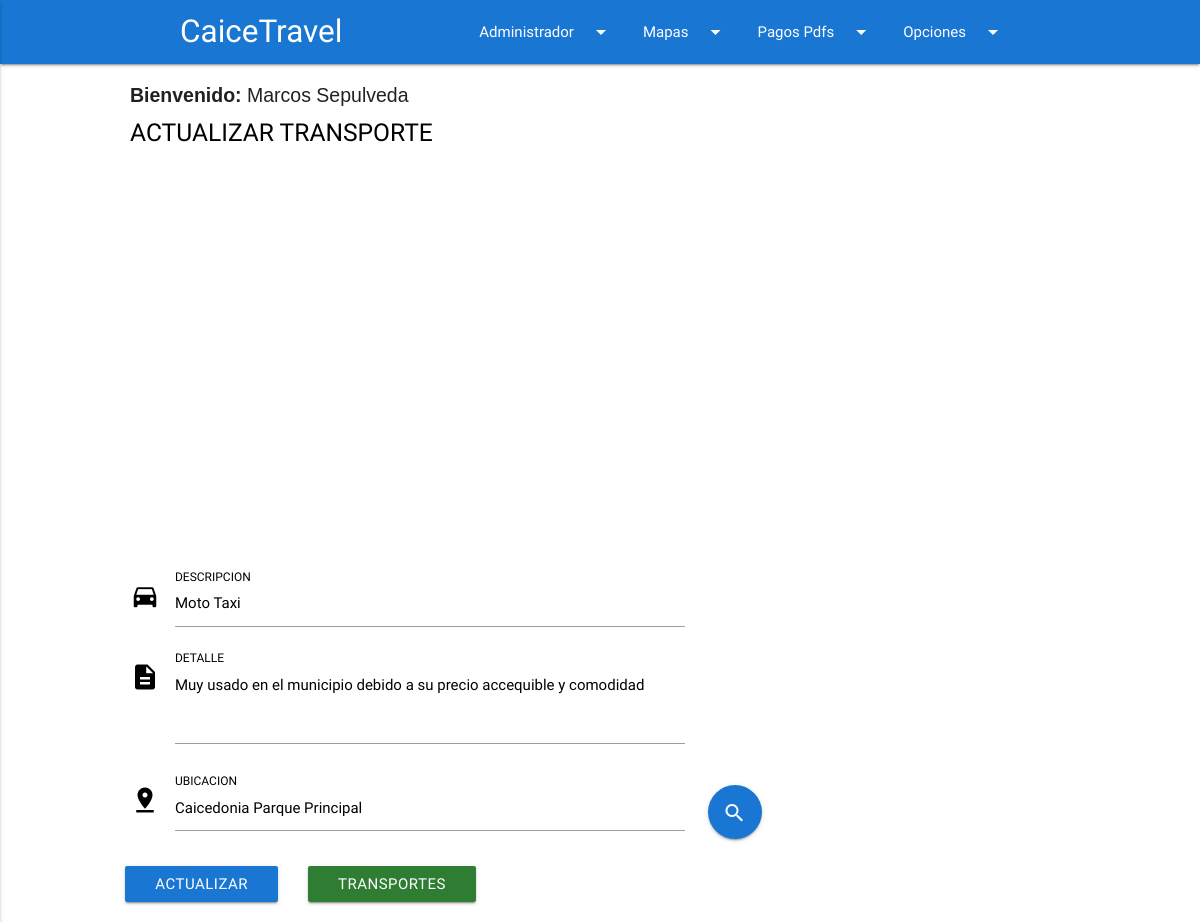
The page /actualizarTransporte.php?codigoS=02&tipoS=Transporte (signed in) on the database its author committed.
### tables this page shows
CREATE TABLE IF NOT EXISTS `usuarios` (
  `idUsuarios` int(11) NOT NULL AUTO_INCREMENT,
  `nombre` varchar(45) NOT NULL,
  `email` varchar(45) NOT NULL,
  `estado` int(5) NOT NULL,
  `password` varchar(255) NOT NULL,
  `joining_date` timestamp NOT NULL DEFAULT CURRENT_TIMESTAMP,
  PRIMARY KEY (`idUsuarios`)
);

CREATE TABLE IF NOT EXISTS `transporte` (
  `codigo` varchar(4) NOT NULL,
  `descripcion` varchar(30) NOT NULL,
  `detalle` varchar(300) NOT NULL,
  `ubicacion` varchar(45) NOT NULL,
  `imagen` longblob NOT NULL,
  `latitud` double NOT NULL,
  `longitud` double NOT NULL,
  `tipo` varchar(30) NOT NULL,
  PRIMARY KEY (`codigo`)
);

### class.administrador.php (called while the page is built, shortened)
 <?php
class Administrador
{
	private $conn;
	public function __construct()
	{
		$basededatos = new Conexion();
		$bd = $basededatos->conexionBD();
		$this->conn = $bd;
	}
	public function runQuery($sql)
	{
		$stmt = $this->conn->prepare($sql);
		return $stmt;
	}
}
?>

### actualizarTransporte.php (the view, shortened to what this page needs)
<?php
require_once('class.administrador.php');
$administrador = new Administrador();
$codigo=$_GET['codigoS'];
$sql="select * from transporte where codigo='$codigo'";
$stmt = $administrador->runQuery($sql);
$stmt->execute();
$fila=$stmt->fetch(PDO::FETCH_ASSOC);
$user_id = $_SESSION['user_session'];
$stmt = $administrador->runQuery("SELECT * FROM usuarios WHERE idUsuarios=:user_id");
$stmt->execute(array(":user_id"=>$user_id));
$userRow=$stmt->fetch(PDO::FETCH_ASSOC);
?>
<!DOCTYPE html>
<html lang="es">
<head>
  	<link type="text/css" rel="stylesheet" href="css/materialize.min.css"  media="screen,projection"/>
</head>
<body onload="mapa.initMap()">
<div class="row">
	<?php
		require_once('NavBarAdmin.php');
	?>
	<form class="col s12 m12 l12" name="enviar" method="POST" enctype="multipart/form-data">
		<div class="col">
			<div style="margin-top: 0rem;" class="input-field col s12 m8 l6 offset-l1 offset-m1">
				<p class="titulo"><b>Bienvenido: </b><?php echo $userRow['nombre']; ?></p>
				<article>
					<h5 class="color">ACTUALIZAR TRANSPORTE</h5>
				</article>
			</div>
			<div id="mapa" style="height:410px; margin-top: 0rem;" class="input-field col s12 m8 l10 offset-l1 offset-m1"></div>
		    <div class="input-field col s12 m8 l6 offset-l1 offset-m1">
				<i class="material-icons prefix">directions_car</i>
				<input maxLength="30" type="text" pattern="-?[A-Za-záéíóúÁÉÍÓÚÑñ #-]*" id="descripcionn" name="descripcionn4" placeholder=" Ingrese el nombre del transporte" class="color" value="<?php echo $fila['descripcion']; ?>" required>
				<label class="color" for="descripcionn4">DESCRIPCION</label>
			</div>
			<div class="input-field col s12 m8 l6 offset-l1 offset-m1">
				<i class="material-icons prefix">description</i>
				<textarea maxLength="300" id="detalle4" name="detallee4" rows=5 cols=40 class="materialize-textarea" placeholder=" Ingrese el detalle de los servicios que ofrece el transporte" required><?php echo $fila['detalle']; ?></textarea>
				<label class="color" for="detallee4">DETALLE</label>
			</div>
			<div class="input-field col s10 m8 l6 offset-l1 offset-m1">
				<i class="material-icons prefix">pin_drop</i>
				<input maxLength="45" type="text" pattern="-?[A-Za-záéíóúÁÉÍÓÚÑñ 0-9 #-]*" id="search" name="ubicacionn4" class="color" placeholder=" Ingrese la direccion" value="<?php echo $fila['ubicacion']; ?>" required>
				<label class="color" for="ubicacionn4">UBICACION</label>
            </div>
            <div class="input-field col s2 m2 l1">
              <a class="btn-floating btn-large waves-effect waves-light blue darken-2" onClick="mapa.getCoords()" style='width:54px; height:54px' title="Obtener Coordenadas a partir de una direccion"><i class="material-icons left" style="color:white;">search</i></a>
            </div>
		</div>
		<div class="col">
			<div class="input-field col s5 m2 l3 offset-l3 offset-m2">
				<button class="btn #1976d2 blue darken-2" type="submit" name="btnGrabar">ACTUALIZAR</button>
			</div>
			<div class="input-field col s3 m1 l1 pull-s3 offset-l3 offset-m4">
			 	<a class="waves-effect waves-light btn green darken-3" href="listaTransporte.php">Transportes</a>
			</div>
		</div>
	</form>
</div>
</body>
</html>

### actualizarTransporte.php (style rules this page uses)
input, input::-webkit-input-placeholder { color:#798081; }
textarea, textarea::-webkit-input-placeholder { color:#798081; }
input.color, input.file-path, textarea.materialize-textarea { color:black; }
label.color, h5.color { color:black; }
i.material-icons { color:black; }
p.titulo { font: 1.3em Arial, Helvetica, sans-serif; }

### rows shown on the page
usuarios: nombre "Marcos Sepulveda"
transporte: descripcionn4 "Moto Taxi", detallee4 "Muy usado en el municipio debido a su precio accequible y comodidad", ubicacionn4 "Caicedonia Parque Principal"
